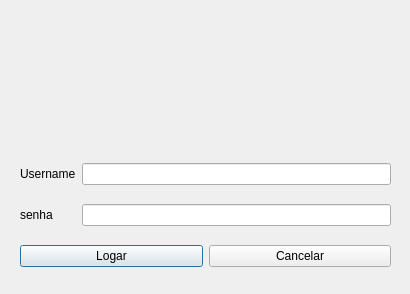
<?xml version="1.0" encoding="UTF-8"?>
<ui version="4.0">
 <class>fm_logar</class>
 <widget class="QDialog" name="fm_logar">
  <property name="geometry">
   <rect>
    <x>0</x>
    <y>0</y>
    <width>410</width>
    <height>294</height>
   </rect>
  </property>
  <property name="windowTitle">
   <string>Login</string>
  </property>
  <property name="windowIcon">
   <iconset theme="QIcon::ThemeIcon::UserAvailable"/>
  </property>
  <widget class="QLabel" name="label_3">
   <property name="geometry">
    <rect>
     <x>130</x>
     <y>0</y>
     <width>151</width>
     <height>151</height>
    </rect>
   </property>
   <property name="layoutDirection">
    <enum>Qt::LayoutDirection::LeftToRight</enum>
   </property>
   <property name="text">
    <string/>
   </property>
   <property name="pixmap">
    <pixmap resource="Arquivo_de_recursos.qrc">:/imagens/img/login.png</pixmap>
   </property>
  </widget>
  <widget class="QWidget" name="layoutWidget">
   <property name="geometry">
    <rect>
     <x>20</x>
     <y>150</y>
     <width>371</width>
     <height>131</height>
    </rect>
   </property>
   <layout class="QVBoxLayout" name="verticalLayout">
    <item>
     <layout class="QHBoxLayout" name="horizontalLayout">
      <item>
       <widget class="QLabel" name="label">
        <property name="text">
         <string>Username</string>
        </property>
       </widget>
      </item>
      <item>
       <widget class="QLineEdit" name="txt_username"/>
      </item>
     </layout>
    </item>
    <item>
     <layout class="QHBoxLayout" name="horizontalLayout_2">
      <item>
       <widget class="QLabel" name="label_2">
        <property name="text">
         <string>senha       </string>
        </property>
       </widget>
      </item>
      <item>
       <widget class="QLineEdit" name="txt_senha">
        <property name="echoMode">
         <enum>QLineEdit::EchoMode::Password</enum>
        </property>
       </widget>
      </item>
     </layout>
    </item>
    <item>
     <layout class="QHBoxLayout" name="horizontalLayout_3">
      <item>
       <widget class="QPushButton" name="btn_logar">
        <property name="text">
         <string>Logar</string>
        </property>
       </widget>
      </item>
      <item>
       <widget class="QPushButton" name="btn_cancelar">
        <property name="text">
         <string>Cancelar</string>
        </property>
       </widget>
      </item>
     </layout>
    </item>
   </layout>
  </widget>
 </widget>
 <resources>
  <include location="Arquivo_de_recursos.qrc"/>
 </resources>
 <connections/>
</ui>
